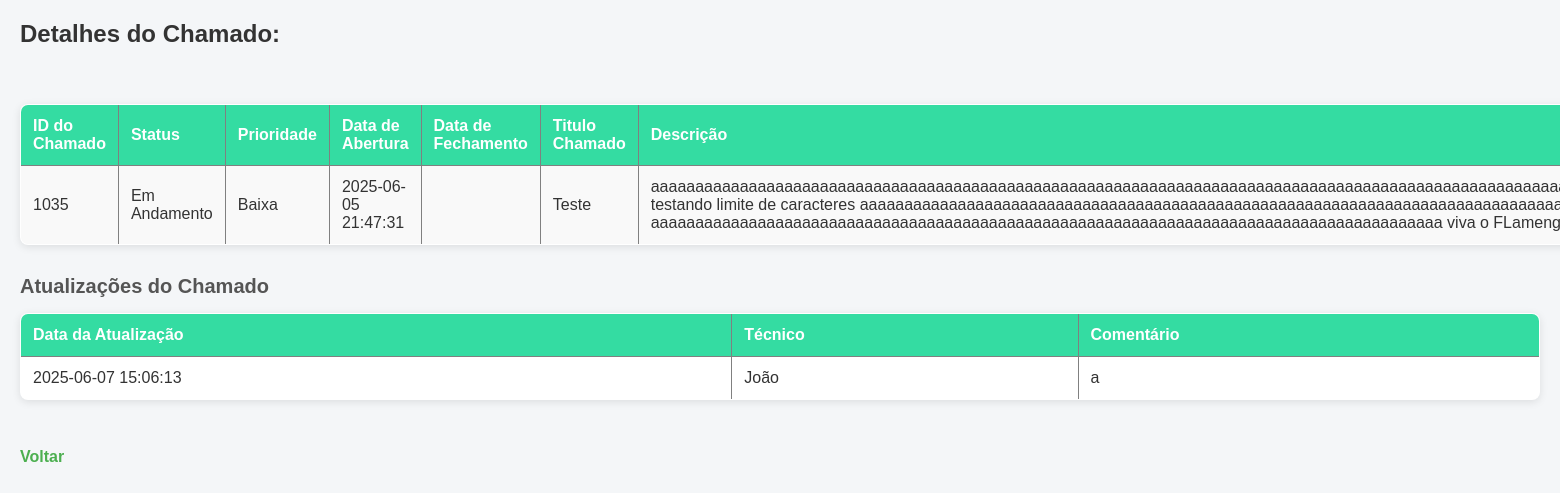
Before: /dashboard/telainicial/AbrirChamado/detalhesChamadosUsuario.php?id=1035 (signed in) with the older database file.
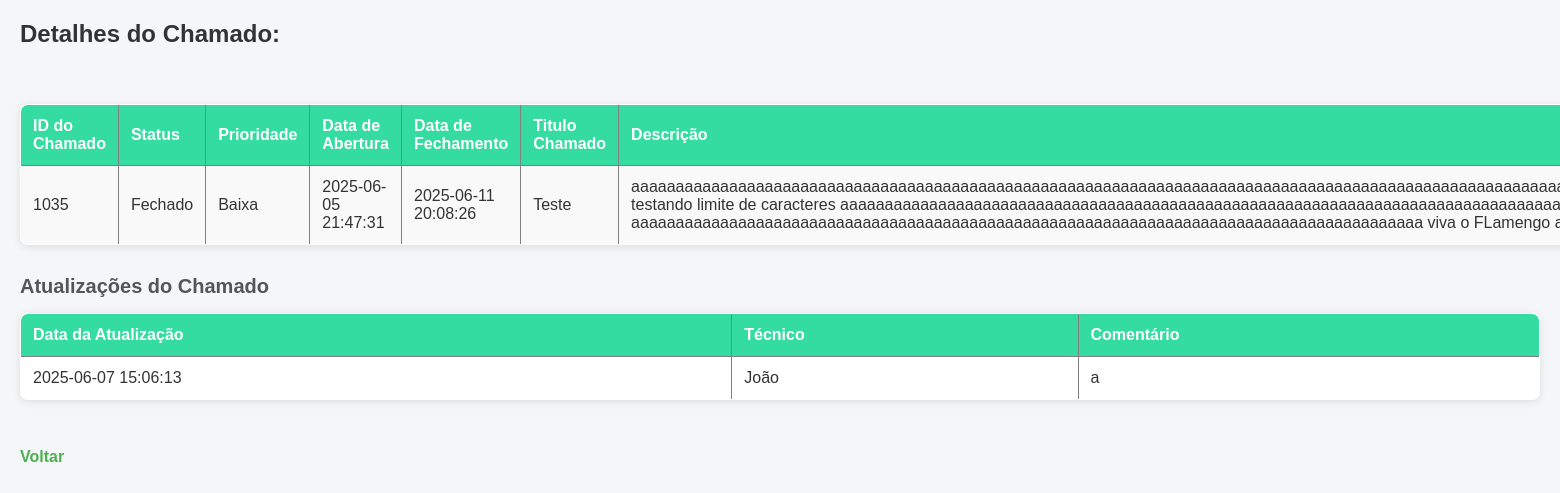
After: the same page with the newer database file.
### tables this page shows
CREATE TABLE `chamados` (
  `chamadoId` int(20) NOT NULL,
  `status` varchar(20) NOT NULL,
  `tipoChamado` varchar(20) DEFAULT NULL,
  `tituloChamado` varchar(60) NOT NULL,
  `descricaoChamado` varchar(1000) DEFAULT NULL,
  `dtAbertura` datetime NOT NULL DEFAULT current_timestamp(),
  `dtFechamento` datetime DEFAULT NULL,
  `autorId` int(11) DEFAULT NULL,
  `autorNome` varchar(40) NOT NULL,
  `autorEmail` varchar(60) NOT NULL,
  `autorSetor` varchar(40) NOT NULL
);

### php/Conexao.php (called while the page is built, shortened)
<?php
    class Conexao{
        private $dbname = "glpi_teste";
        private $user = "root";
        private $password ="";
        private $host = "localhost";
        public function __construct() {
            try {
                $this->conn = new PDO("mysql:host=$this->host;dbname=$this->dbname", $this->user, $this->password);
            } catch (PDOException $e) {
                echo "Erro de conexão: " . $e->getMessage();
            }
        }
    }
?>

### php/Chamado.php (called while the page is built, shortened)
<?php
    require_once 'Conexao.php';
    class Chamado extends Conexao{
        public function listarChamadosporId2($idAtual) {
            $sql = "SELECT * FROM chamados WHERE chamadoId = :autorId";
            $stmt = $this->conn->prepare($sql);
            $stmt->bindParam(':autorId', $idAtual, PDO::PARAM_INT);
            $stmt->execute();
            return $stmt->fetch(PDO::FETCH_ASSOC);
        }
        public function listarAtualizacoesPorChamado($chamadoId) {
            $sql = "SELECT id_atualizacao, dt_atualizacao, tecnico, comentario
                    FROM atualizacoes
                    WHERE chamadoId = :chamadoId";
         $stmt = $this->conn->prepare($sql);
         $stmt->bindParam(':chamadoId',$chamadoId);
         $stmt->execute();
         return $stmt->fetchAll(PDO::FETCH_ASSOC);
        }
    }

### dashboard/telainicial/AbrirChamado/detalhesChamadosUsuario.php (the view, shortened to what this page needs)
<?php
require_once '../../../php/Chamado.php';
if (isset($_GET['id']) && is_numeric($_GET['id'])) {
    $chamadoId = $_GET['id'];
} else {
    die('ID do chamado inválido ou não fornecido.');
}
$idAtual= $_GET['id'];
$chamado = new Chamado();
$detalhesChamado = $chamado->listarChamadosporId2($idAtual);
$atualizacoesChamado = $chamado->listarAtualizacoesPorChamado($chamadoId);
?>
<!DOCTYPE html>
<html lang="en">
<head>
    <link rel="stylesheet"href="/gerenciadorti/css/detalhesTonner.css">
</head>
<body>
    <h1>Detalhes do Chamado:</h1>
    <br><br>
    <table border="1">
        <tr>
            <th>ID do Chamado</th>
            <th>Status</th>
            <th>Prioridade</th>
            <th>Data de Abertura</th>
            <th>Data de Fechamento</th>
            <th>Titulo Chamado</th>
            <th>Descrição</th>
        </tr>
        <tr>
            <td><?php echo $detalhesChamado['chamadoId']; ?></td>
            <td><?php echo $detalhesChamado['status']; ?></td>
            <td><?php echo $detalhesChamado['tipoChamado']; ?></td>
            <td><?php echo $detalhesChamado['dtAbertura']; ?></td>
            <td><?php echo $detalhesChamado['dtFechamento']; ?></td>
            <td><?php echo $detalhesChamado['tituloChamado']; ?></td>
            <td><?php echo $detalhesChamado['descricaoChamado']; ?></td>
        </tr>
    </table>
    <h2>Atualizações do Chamado</h2>
    <?php
if (!empty($atualizacoesChamado)) {
    echo '<table border="1" cellpadding="5" cellspacing="0">';
    echo '<thead>
            <tr>
                <th>Data da Atualização</th>
                <th>Técnico</th>
                <th>Comentário</th>
            </tr>
          </thead>';
    echo '<tbody>';
    foreach ($atualizacoesChamado as $atualizacao) {
        ?>
        <tr>
            <td><?= htmlspecialchars($atualizacao['dt_atualizacao']); ?></td>
            <td><?= htmlspecialchars($atualizacao['tecnico']); ?></td>
            <td><?= nl2br(htmlspecialchars($atualizacao['comentario'])); ?></td>
        </tr>
        <?php
    }
    echo '</tbody>';
    echo '</table>';
} else {
    echo "<p>Nenhuma atualização encontrada para este chamado.</p>";
}
echo "<br>";
echo "<a href=\"listarChamadosPorId.php\">Voltar</a>";
?>
</body>
</html>

Changed rows visible on the page:
changed chamados "Baixa": status "Em Andamento" → "Fechado"; dtFechamento (not shown) → "2025-06-11 20:08:26"
